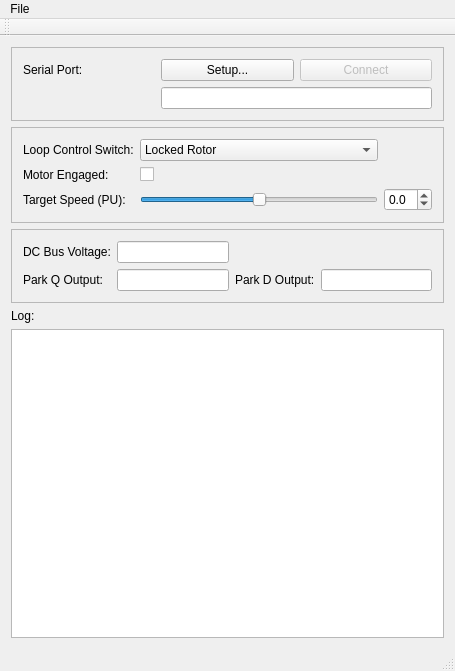
<?xml version="1.0" encoding="UTF-8"?>
<ui version="4.0">
 <class>MainWindow</class>
 <widget class="QMainWindow" name="MainWindow">
  <property name="geometry">
   <rect>
    <x>0</x>
    <y>0</y>
    <width>455</width>
    <height>671</height>
   </rect>
  </property>
  <property name="windowTitle">
   <string>MainWindow</string>
  </property>
  <widget class="QWidget" name="centralWidget">
   <layout class="QVBoxLayout" name="verticalLayout">
    <item>
     <widget class="QFrame" name="frame_2">
      <property name="frameShape">
       <enum>QFrame::StyledPanel</enum>
      </property>
      <property name="frameShadow">
       <enum>QFrame::Raised</enum>
      </property>
      <layout class="QGridLayout" name="gridLayout_2">
       <item row="0" column="0">
        <widget class="QLabel" name="label_5">
         <property name="text">
          <string>Serial Port:</string>
         </property>
        </widget>
       </item>
       <item row="0" column="1">
        <widget class="QPushButton" name="setupPushButton">
         <property name="text">
          <string>Setup...</string>
         </property>
        </widget>
       </item>
       <item row="0" column="2">
        <widget class="QPushButton" name="connectPushButton">
         <property name="enabled">
          <bool>false</bool>
         </property>
         <property name="text">
          <string>Connect</string>
         </property>
        </widget>
       </item>
       <item row="1" column="1" colspan="2">
        <widget class="QLineEdit" name="serialInfoLineEdit">
         <property name="enabled">
          <bool>true</bool>
         </property>
         <property name="readOnly">
          <bool>true</bool>
         </property>
        </widget>
       </item>
      </layout>
     </widget>
    </item>
    <item>
     <widget class="QFrame" name="frame">
      <property name="frameShape">
       <enum>QFrame::StyledPanel</enum>
      </property>
      <property name="frameShadow">
       <enum>QFrame::Raised</enum>
      </property>
      <layout class="QGridLayout" name="gridLayout">
       <item row="1" column="0">
        <widget class="QLabel" name="label_4">
         <property name="text">
          <string>Motor Engaged:</string>
         </property>
        </widget>
       </item>
       <item row="0" column="1">
        <widget class="QComboBox" name="loopControlComboBox">
         <item>
          <property name="text">
           <string>Locked Rotor</string>
          </property>
         </item>
         <item>
          <property name="text">
           <string>Open Loop</string>
          </property>
         </item>
         <item>
          <property name="text">
           <string>Closed Loop</string>
          </property>
         </item>
        </widget>
       </item>
       <item row="2" column="1">
        <widget class="QSlider" name="targetSpeedSlider">
         <property name="minimum">
          <number>-10</number>
         </property>
         <property name="maximum">
          <number>10</number>
         </property>
         <property name="orientation">
          <enum>Qt::Horizontal</enum>
         </property>
        </widget>
       </item>
       <item row="1" column="1">
        <widget class="QCheckBox" name="checkBox">
         <property name="text">
          <string/>
         </property>
        </widget>
       </item>
       <item row="0" column="0">
        <widget class="QLabel" name="label">
         <property name="text">
          <string>Loop Control Switch:</string>
         </property>
        </widget>
       </item>
       <item row="2" column="0">
        <widget class="QLabel" name="label_2">
         <property name="text">
          <string>Target Speed (PU):</string>
         </property>
        </widget>
       </item>
       <item row="2" column="2">
        <widget class="QDoubleSpinBox" name="targetSpeedSpinBox">
         <property name="decimals">
          <number>1</number>
         </property>
         <property name="minimum">
          <double>-1.000000000000000</double>
         </property>
         <property name="maximum">
          <double>1.000000000000000</double>
         </property>
         <property name="singleStep">
          <double>0.100000000000000</double>
         </property>
        </widget>
       </item>
      </layout>
     </widget>
    </item>
    <item>
     <widget class="QFrame" name="frame_3">
      <property name="frameShape">
       <enum>QFrame::StyledPanel</enum>
      </property>
      <property name="frameShadow">
       <enum>QFrame::Raised</enum>
      </property>
      <layout class="QGridLayout" name="gridLayout_3">
       <item row="0" column="0">
        <widget class="QLabel" name="label_6">
         <property name="text">
          <string>DC Bus Voltage:</string>
         </property>
        </widget>
       </item>
       <item row="0" column="1">
        <widget class="QLineEdit" name="lineEdit">
         <property name="alignment">
          <set>Qt::AlignRight|Qt::AlignTrailing|Qt::AlignVCenter</set>
         </property>
         <property name="readOnly">
          <bool>true</bool>
         </property>
        </widget>
       </item>
       <item row="1" column="0">
        <widget class="QLabel" name="label_7">
         <property name="text">
          <string>Park Q Output:</string>
         </property>
        </widget>
       </item>
       <item row="1" column="1">
        <widget class="QLineEdit" name="lineEdit_2">
         <property name="alignment">
          <set>Qt::AlignRight|Qt::AlignTrailing|Qt::AlignVCenter</set>
         </property>
         <property name="readOnly">
          <bool>true</bool>
         </property>
        </widget>
       </item>
       <item row="1" column="2">
        <widget class="QLabel" name="label_8">
         <property name="text">
          <string>Park D Output:</string>
         </property>
        </widget>
       </item>
       <item row="1" column="3">
        <widget class="QLineEdit" name="lineEdit_3">
         <property name="alignment">
          <set>Qt::AlignRight|Qt::AlignTrailing|Qt::AlignVCenter</set>
         </property>
         <property name="readOnly">
          <bool>true</bool>
         </property>
        </widget>
       </item>
      </layout>
     </widget>
    </item>
    <item>
     <widget class="QLabel" name="label_3">
      <property name="text">
       <string>Log:</string>
      </property>
     </widget>
    </item>
    <item>
     <widget class="QTextBrowser" name="logTextBrowser">
      <property name="font">
       <font>
        <family>Anonymous Pro</family>
       </font>
      </property>
     </widget>
    </item>
   </layout>
  </widget>
  <widget class="QMenuBar" name="menuBar">
   <property name="geometry">
    <rect>
     <x>0</x>
     <y>0</y>
     <width>455</width>
     <height>22</height>
    </rect>
   </property>
   <widget class="QMenu" name="menuFile">
    <property name="title">
     <string>File</string>
    </property>
    <addaction name="actionConnect"/>
    <addaction name="actionSetup"/>
    <addaction name="separator"/>
    <addaction name="actionQuit"/>
   </widget>
   <addaction name="menuFile"/>
  </widget>
  <widget class="QToolBar" name="mainToolBar">
   <attribute name="toolBarArea">
    <enum>TopToolBarArea</enum>
   </attribute>
   <attribute name="toolBarBreak">
    <bool>false</bool>
   </attribute>
  </widget>
  <widget class="QStatusBar" name="statusBar"/>
  <action name="actionSetup">
   <property name="text">
    <string>Setup</string>
   </property>
   <property name="shortcut">
    <string>Ctrl+,</string>
   </property>
  </action>
  <action name="actionQuit">
   <property name="text">
    <string>Quit</string>
   </property>
   <property name="shortcut">
    <string>Ctrl+Q</string>
   </property>
  </action>
  <action name="actionConnect">
   <property name="text">
    <string>Connect</string>
   </property>
  </action>
 </widget>
 <layoutdefault spacing="6" margin="11"/>
 <resources/>
 <connections/>
 <slots>
  <slot>setLoopControlSwitch(int)</slot>
  <slot>targetSpeedChanged(int)</slot>
  <slot>targetSpeedChanged(double)</slot>
 </slots>
</ui>
